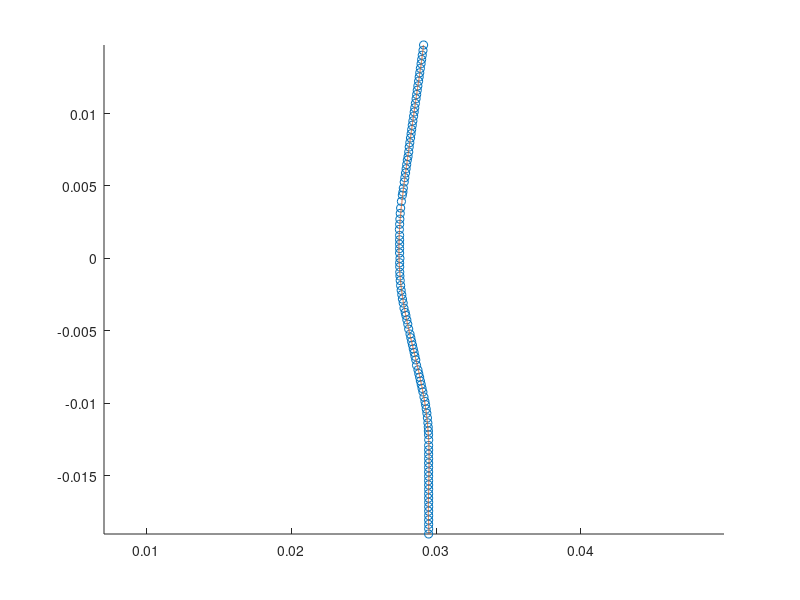

Write the MATLAB code that produced this figure. (Note: this script raises an error after producing the figure.)
function import_single_cam()
    kdelt = 650; %ToDO
    data = xlsread('ViktorCam.csv');
    %data = xlsread('MathDebugCam.csv');
    x_otto = data(:,1).*0.001;
    % x_import_offset = data(:,1)'.*0.001+6.5*mm2m;
    y_otto = data(:,2).*0.001;
    y_import = [min(y_otto):(max(y_otto)-min(y_otto))/9999:max(y_otto)];
    CamOttobock = polyfit(y_otto,x_otto,8);
    x_import = polyval(CamOttobock,y_import);
    figure(1)
    hold on
    plot(x_otto,y_otto,'o')
    plot(x_import,y_import)
    axis equal
    % data = xlsread('MathDebugCam.csv');
    % x_import_offset = data(:,1)'.*0.001+6.5*mm2m;
    % y_import_offset = data(:,2)'.*0.001;
    % res_mag = 10;
    % for i=1:(length(y_file)-1)
    %     inc_y = (y_file(i+1) - y_file(i))/res_mag;
    %     inc_x = (x_file(i+1) - x_file(i))/res_mag;
    %     for j=0:1:res_mag
    %         x_import(i+j) = x_file(i)+j*inc_x;
    %         y_import(i+j) = y_file(i)+j*inc_x;
    %     end
    % end

    %y_import = [min(y_file):(max(y_file)-min(y_file))/9999:max(y_file)];
    %Cam = polyfit(y_file,x_file,8);
    %x_import = polyval(Cam,y_import);
    %SolidworksImport = readtable('cam_feather_nonlin_0dot15.txt');
    %SolidworksImport = readtable('cam_3_final.txt');
    %SolidworksImport_Offset = readtable('CamTesting3.txt');
    % x_import = table2array(SolidworksImport(:,2)).*0.001;
    % y_import = table2array(SolidworksImport(:,1)).*0.001;
    % x_import = smooth(x_import);
    % y_import = smooth(y_import);

    %USING MATH TO OFFSET TO PROGENITOR CURVE
    % psi_import = atan(y_import./x_import);
    % r_import = x_import./cos(psi_import);
    % [x_import_offset y_import_offset] = offsetCamCurve(x_import, y_import, r_import, psi_import, cam_radius, -1, 0);

    

    %Invert to get (r,psi)
    psi = acot(x_import_offset./y_import_offset);
    r = y_import_offset./sin(psi);

    %USING MATH TO OFFSET TO OFFSET CURVE
    % psi_import_offset = atan(y_import_offset./x_import_offset);
    % r_import_offset = x_import./cos(psi_import_offset);
    [x_import_offset_back y_import_offset_back] = offsetCamCurve(x_import_offset, y_import_offset, r, psi, cam_radius, 1, 1);
    

    %PLOTTING CAM PROFILES
    figure(7)
    hold on
    plot(x_import_offset,y_import_offset,'linewidth',3)
    %plot(x_import_offset,y_import_offset)
    plot(x_import_offset_back,y_import_offset_back,'linewidth',2)
    axis equal
%     polarplot(psi,r)
%     polarplot(psi2,r2)
    hold off
end
